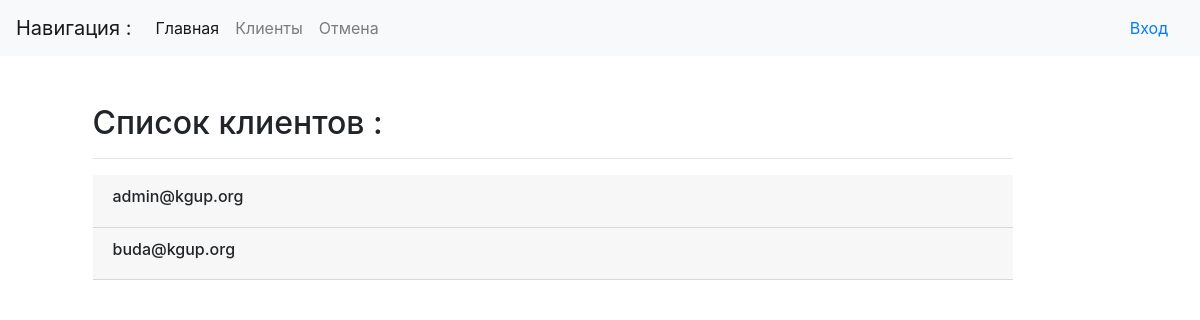
Before: /accounts/customusers/ with the older database file.
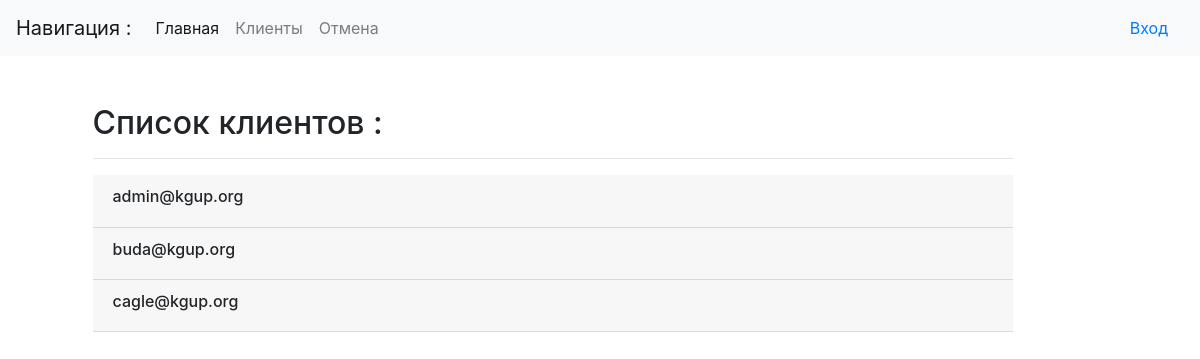
After: the same page with the newer database file.
### conversion/models.py (models this page shows, shortened)
class CustomUser(AbstractBaseUser, PermissionsMixin):
    email = models.EmailField(_('email address'), max_length=254, unique=True)
    first_name = models.CharField(_('first name'), max_length=30, blank=True)
    last_name = models.CharField(_('last name'), max_length=30, blank=True)
    is_staff = models.BooleanField(_('staff status'), default=False,
                                   help_text=_('Designates whether the user can log into this admin site.'))
    is_active = models.BooleanField(_('active'), default=True,
                                    help_text=_('Designates whether this user should be treated as '
                                                'active. Unselect this instead of deleting accounts.'))
    currency = models.ForeignKey(Currency, default=1, on_delete=models.PROTECT, verbose_name='Наименование валюты')
    balance = models.FloatField(_('balance'), default=100)
    date_joined = models.DateTimeField(default=timezone.now)
    objects = CustomUserManager()
    USERNAME_FIELD = 'email'
    REQUIRED_FIELDS = []
    class Meta:
        verbose_name = "Пользователь"
        verbose_name_plural = "Пользователи"

### conversion/views.py (the view)
# urls.py: path('customusers/', CustomUserListView.as_view(), name='custom-user-list'),
class CustomUserListView(ListView):
    model = CustomUser
    request = CustomUser.objects.all()
    template_name = 'conversion/custom_user_list.html'

### templates/conversion/custom_user_list.html (shortened to what this page needs)
{% extends 'base.html' %}
{% block content %}
  <h2 class="mb-3">Список клиентов :</h2><hr>
  {% for customuser in customuser_list %}
    <div class="card-header">
      <div class="row">
        <div class="col-8" ><h6>{{ customuser.email }}</h6></div>
        {% if user.is_authenticated %}
          <div class="col-2"><a href="{% url 'custom-user-detail' customuser.id %}" class="btn btn-sm btn-outline-info
            my-2 my-sm-0" role="group" aria-disabled="true">Просмотр</a></div>
          <div class="col-1"><a href="#" class="btn btn-sm btn-outline-danger my-2 my-sm-0" role="group" aria-disabled="true">Изменить</a></div>
        {% else %}
          <div class="col-2"></div>
          <div class="col-1"></div>
        {% endif %}
      </div>
    </div>
    {% empty %}
      <h1>Список пуст!</h1>
  {% endfor %}
{% endblock %}

### templates/base.html (shortened to what this page needs)
<!DOCTYPE html>
{% load static %}
<html lang="en">
<head>
    <link href="https://stackpath.bootstrapcdn.com/bootstrap/4.3.1/css/bootstrap.min.css" rel="stylesheet">
</head>
<body>
  <nav class="navbar navbar-expand-lg navbar-light bg-light">
      <a class="navbar-brand" href="#">Навигация :</a>
      <div class="collapse navbar-collapse" id="navbarTogglerDemo03">
        <ul class="navbar-nav mr-auto mt-2 mt-lg-0">
          <li class="nav-item active">
            <a class="nav-link" href="{% url 'currency-list' %}">Главная<span class="sr-only">(current)</span></a>
          </li>
          <li class="nav-item">
            <a class="nav-link" href="{% url 'custom-user-list' %}">Клиенты</a>
          </li>
          <li class="nav-item">
            <a class="nav-link" href="{% url 'currency-list' %}" tabindex="-1" aria-disabled="True">Отмена </a>
          </li>
        </ul>
        {% if user.is_authenticated %}
            <a class="nav-item nav-link" href="{% url 'logout' %}">Выход</a>
        {% else %}
            <a class="nav-item nav-link" href="{% url 'login' %}">Вход</a>
        {% endif %}
    </div>
  </nav>
  <div class="container mt-5">
    <div class="row justify-content-lg-center">
      <div class="col-lg-10">
        {% block content %}{% endblock %}
      </div>
      <div class="col-lg-1">
      </div>
    </div>
  </div>
</body>
</html>

Changed rows visible on the page:
added CustomUser: email "cagle@kgup.org"
